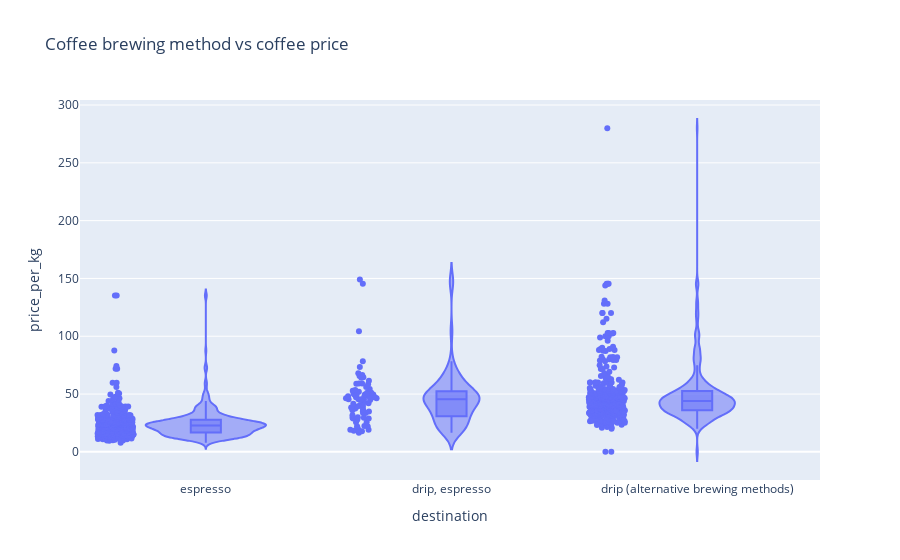

Here is the notebook cell this chart was saved with:
### Code cell
destination_fig = px.violin(coffee_df, x='destination', y='price_per_kg', box=True, points="all", title="Coffee brewing method vs coffee price")
destination_fig.update_layout(xaxis_type="category", xaxis={'categoryorder':'mean ascending'})

### Figure 1 — Plotly figure (JSON) as saved in the notebook; plotly's stock layout.template omitted (floating-point values rounded to 4 significant figures; data arrays with more than 128 entries replaced by an {"elided": "..."} marker saying what was removed)
{"data": [{"alignmentgroup": "True", "box": {"visible": true}, "hovertemplate": "destination=%{x}<br>price_per_kg=%{y}<extra></extra>", "legendgroup": "", "marker": {"color": "#636efa"}, "name": "", "offsetgroup": "", "orientation": "v", "points": "all", "scalegroup": "True", "showlegend": false, "type": "violin", "x": {"elided": "865 str values"}, "x0": " ", "xaxis": "x", "y": {"elided": "865 float values"}, "y0": " ", "yaxis": "y"}], "layout": {"legend": {"tracegroupgap": 0}, "title": {"text": "Coffee brewing method vs coffee price"}, "violinmode": "group", "xaxis": {"anchor": "y", "categoryorder": "mean ascending", "domain": [0, 1], "title": {"text": "destination"}, "type": "category"}, "yaxis": {"anchor": "x", "domain": [0, 1], "title": {"text": "price_per_kg"}}}}
